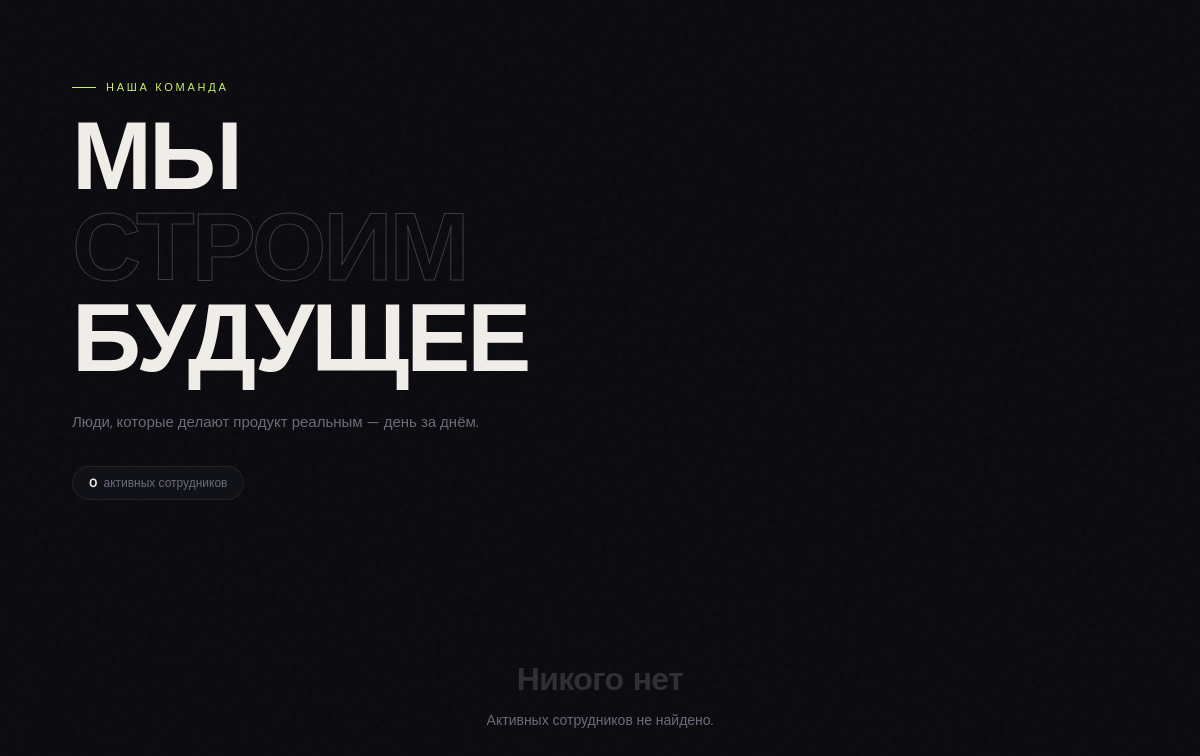
The app's page /ru/teammates/, older data.
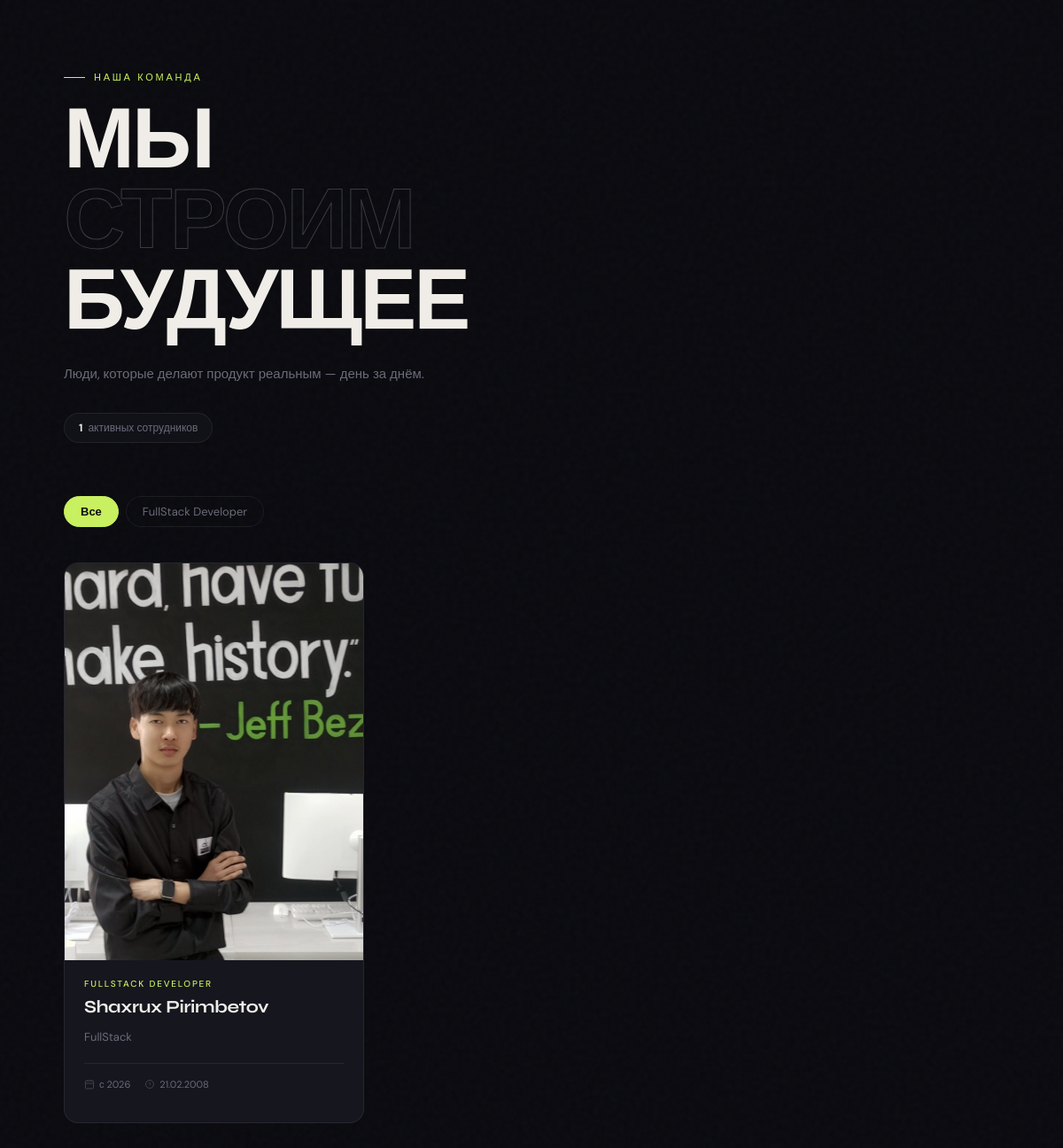
The same page, newer data.
### apps/teammate/models.py (models this page shows, shortened)
class Teammate(models.Model):
    photo = models.ImageField(verbose_name="Photo")
    full_name = models.CharField(validators=[MinLengthValidator(5)], max_length=100, verbose_name="Full Name", db_index=True)
    role = models.ForeignKey(Role, on_delete=models.CASCADE, verbose_name="Role")
    about = models.TextField(validators=[MaxLengthValidator(1000)], verbose_name="About")
    date_of_birth = models.DateField(verbose_name="Date of Birth")
    github_link = models.URLField(verbose_name="Github Link", blank=True, null=True)
    telegram_link = models.URLField(verbose_name="Telegram Link", blank=True, null=True)
    instagram_link = models.URLField(verbose_name="Instagram Link", blank=True, null=True)
    presentation = models.FileField(verbose_name="Presentation", blank=True, null=True)
    is_active = models.BooleanField(default=True, verbose_name="Is Active")
    date_of_joining = models.DateField(verbose_name="Date of Joining", blank=True, null=True)
    created_at = models.DateTimeField(auto_now_add=True, verbose_name="Created At")
    updated_at = models.DateTimeField(auto_now=True, verbose_name="Updated At")
    class Meta:
        verbose_name = "Team"
        verbose_name_plural = "Teams"
        ordering = ["-updated_at"]
        indexes = [models.Index(fields=["full_name"])]

class Role(models.Model):
    name = models.CharField(verbose_name="Role Name", max_length=50, unique=True)
    created_at = models.DateTimeField(auto_now_add=True, verbose_name="Created At")
    def __str__(self):
        return self.name

### apps/main/views.py (the view)
# urls.py: path('ru/teammates/', views.RuTeammatesView.as_view(), name='ru_teammates'),
class RuTeammatesView(View):
    permission_classes = [permissions.AllowAny]
    def get(self, request):
        teammates = Teammate.objects.filter(is_active=True)
        return render(request, 'main/ru/teammates.html', {'teammates': teammates})

### templates/main/ru/teammates.html (shortened to what this page needs)
{% load static %}
<!DOCTYPE html>
<html lang="ru">
<head>
</head>
<body>
<header>
  <p class="header-label">Наша команда</p>
  <h1>МЫ<br><span>СТРОИМ</span><br>БУДУЩЕЕ</h1>
  <p class="header-sub">Люди, которые делают продукт реальным — день за днём.</p>
  <div class="count-badge">
    <strong>{{ teammates|length }}</strong> активных сотрудников
  </div>
</header>
{% if teammates %}
<div class="filter-bar" id="filterBar">
  <button class="filter-btn active" data-role="all">Все</button>
  {% for mate in teammates %}
    <button class="filter-btn" data-role="{{ mate.role.id }}">{{ mate.role }}</button>
  {% endfor %}
</div>
{% endif %}
<div class="grid" id="grid">
  {% for mate in teammates %}
  <div class="card" data-role="{{ mate.role.id }}" onclick="openModal({{ forloop.counter0 }})">
    {% if mate.photo %}
      <img class="card-photo" src="{{ mate.photo.url }}" alt="{{ mate.full_name }}" loading="lazy">
    {% else %}
      <div class="card-photo-placeholder">{{ mate.full_name|first|upper }}</div>
    {% endif %}
    <div class="card-body">
      <p class="card-role">{{ mate.role }}</p>
      <h2 class="card-name">{{ mate.full_name }}</h2>
      <p class="card-about">{{ mate.about }}</p>
      <div class="card-meta">
        {% if mate.date_of_joining %}
        <span class="card-meta-item">
          <svg viewBox="0 0 24 24" fill="none" stroke="currentColor" stroke-width="2"><rect x="3" y="4" width="18" height="18" rx="2"/><line x1="16" y1="2" x2="16" y2="6"/><line x1="8" y1="2" x2="8" y2="6"/><line x1="3" y1="10" x2="21" y2="10"/></svg>
          с {{ mate.date_of_joining|date:"Y" }}
        </span>
        {% endif %}
        {% if mate.date_of_birth %}
        <span class="card-meta-item">
          <svg viewBox="0 0 24 24" fill="none" stroke="currentColor" stroke-width="2"><circle cx="12" cy="12" r="9"/><path d="M12 8v4l2 2"/></svg>
          {{ mate.date_of_birth|date:"d.m.Y" }}
        </span>
        {% endif %}
      </div>
    </div>
  </div>
  {% empty %}
  <div class="empty-state">
    <h2>Никого нет</h2>
    <p>Активных сотрудников не найдено.</p>
  </div>
  {% endfor %}
</div>
</body>
</html>

Row changes from the older to the newer data that the page shows:
added Teammate: role "FullStack Developer", photo (picture), role "FULLSTACK DEVELOPER", full_name "Shaxrux Pirimbetov", about "FullStack", date_of_joining "2026", date_of_birth "21.02.2008"
Text that changed along with them:
{{ teammates|length }}: "0" → "1"
text no longer shown: "Никого нет Активных сотрудников не найдено."
text now shown: "Все"
